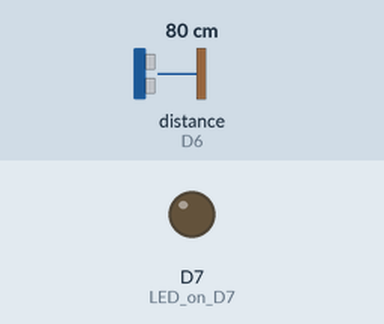
Simulated run of this sketch. Board: Particle Photon. Parts: output pins drawn as LEDs (lit = HIGH). Wiring (inferred from the names in the program): ultrasonic range finder: trigger D2; echo D6. Inputs (shaded band) come from the test bench; at power-on: distance to the obstacle (sensor on D6) 80 cm. The echo pulse lasts 58.3 µs per cm; pins used as bus, display or sensor lines are not drawn.

Above: at 1.8 s.
1.9 s: distance to the obstacle (sensor on D6) set to 20 cm
3.4 s: distance to the obstacle (sensor on D6) set to 15 cm
At 4.4 s:
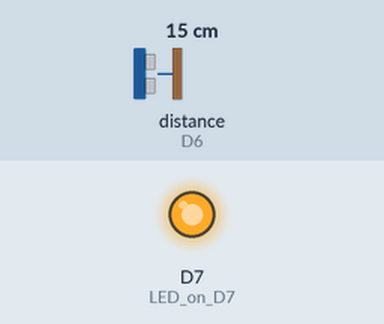
5.5 s: distance to the obstacle (sensor on D6) set to 18 cm
At 6.8 s:
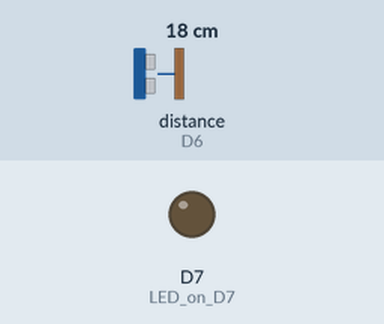
7.5 s: distance to the obstacle (sensor on D6) set to 2 cm
At 9.1 s:
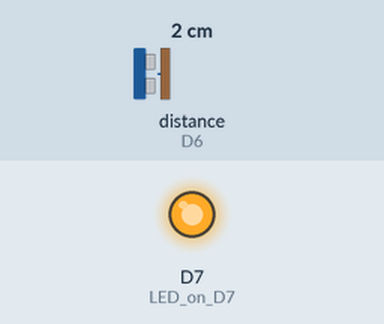
Timing chart, 0 to 10.6 s (numbered marks = the images above; inputs shaded):
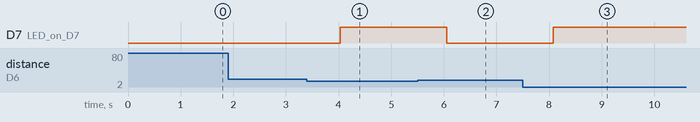

The sketch:

garage-open.ino
```cpp
unsigned long duration;
unsigned long THRESHOLD;
bool isOpen;
bool wasOpen;

inline const char *const boolToString(bool b)
{
  return b ? "true" : "false";
}

void publishStatus(bool shouldPublish)
{
  if (shouldPublish)
  {
    Particle.publish("GARAGE_IS_OPEN", boolToString(isOpen), 60, PRIVATE);
  };
  // reset after publish, but before new measurement
  wasOpen = isOpen;
}

bool checkIfOpen(unsigned long threshold = THRESHOLD)
{
  digitalWrite(D2, HIGH); // activate trigger
  delayMicroseconds(10);
  digitalWrite(D2, LOW); // de-activate trigger

  duration = pulseIn(D6, HIGH); // how long until a reply?
  // open if duration < THRESHOLD, else closed
  return duration < threshold;
}

void setup()
{

  // GND pin goes to ground
  // VCC pin goes to VIN on the photon

  pinMode(D7, OUTPUT); // LED on D7
  pinMode(D6, INPUT);  // echo / yellow
  pinMode(D2, OUTPUT); // Trig / orange
  Particle.variable("isOpen", isOpen);
  Particle.variable("duration", duration);
  THRESHOLD = 1000;
  isOpen = checkIfOpen();
  publishStatus(true);
}

void loop()
{
  delay(1000); // even cicuits need a break

  if (checkIfOpen())
  {
    isOpen = true;
    digitalWrite(D7, HIGH);
  }
  else
  {
    isOpen = false;
    digitalWrite(D7, LOW);
  }
  publishStatus(wasOpen != isOpen);
}
```

Measured:
- the behaviour switches between 18 and 17 cm on distance to the obstacle (sensor on D6) (found by bisection; images 0 and 1)
- after the input at 1.9 s, every drawn part: stays the same
- after the input at 3.4 s, D7 (LED_on_D7): LOW → HIGH after 0.64 s
- after the input at 5.5 s, D7 (LED_on_D7): HIGH → LOW after 0.56 s
- after the input at 7.5 s, D7 (LED_on_D7): LOW → HIGH after 0.58 s
